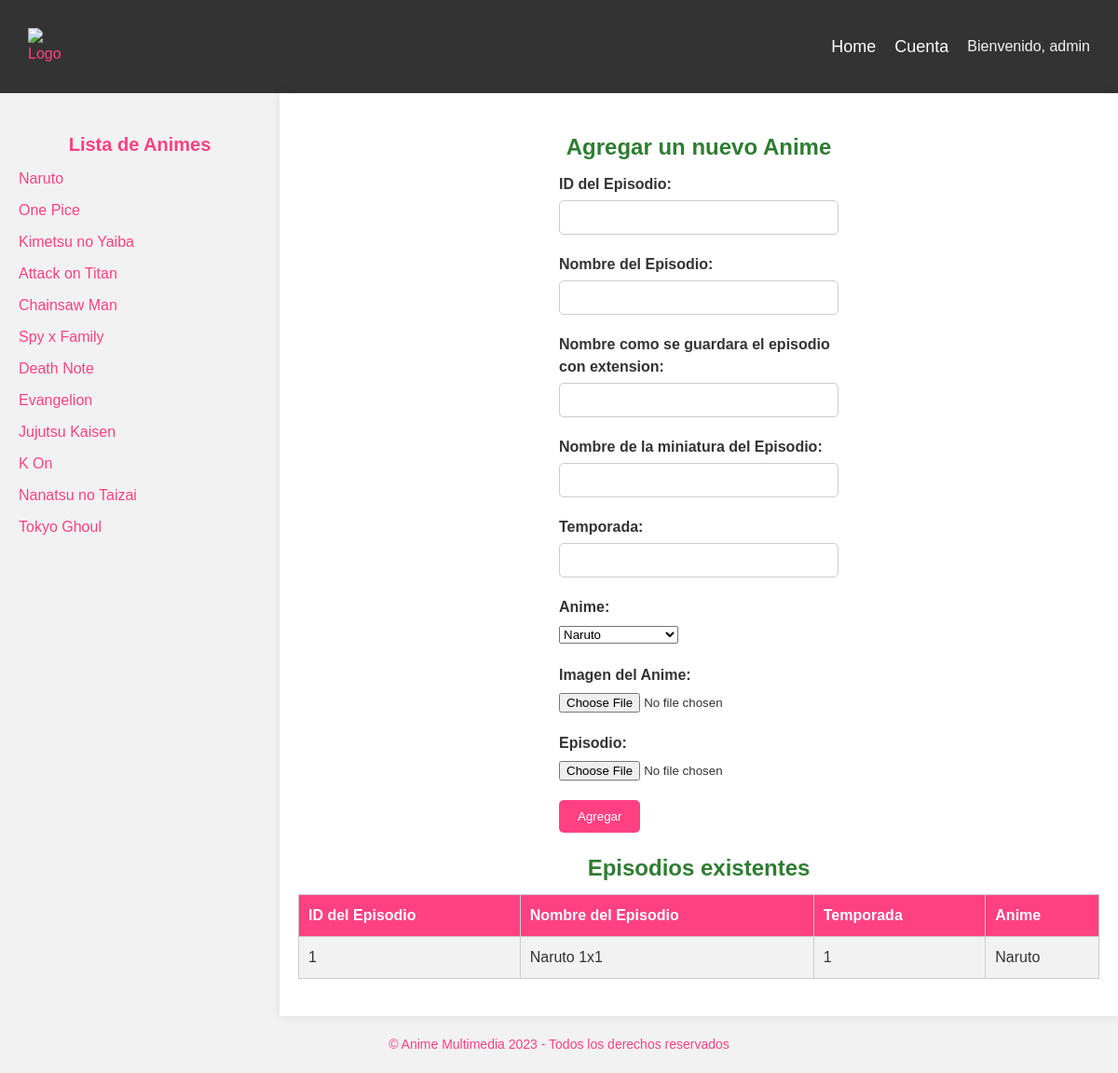
The page /agregar_episodio/ (signed in) on the database as committed earlier.
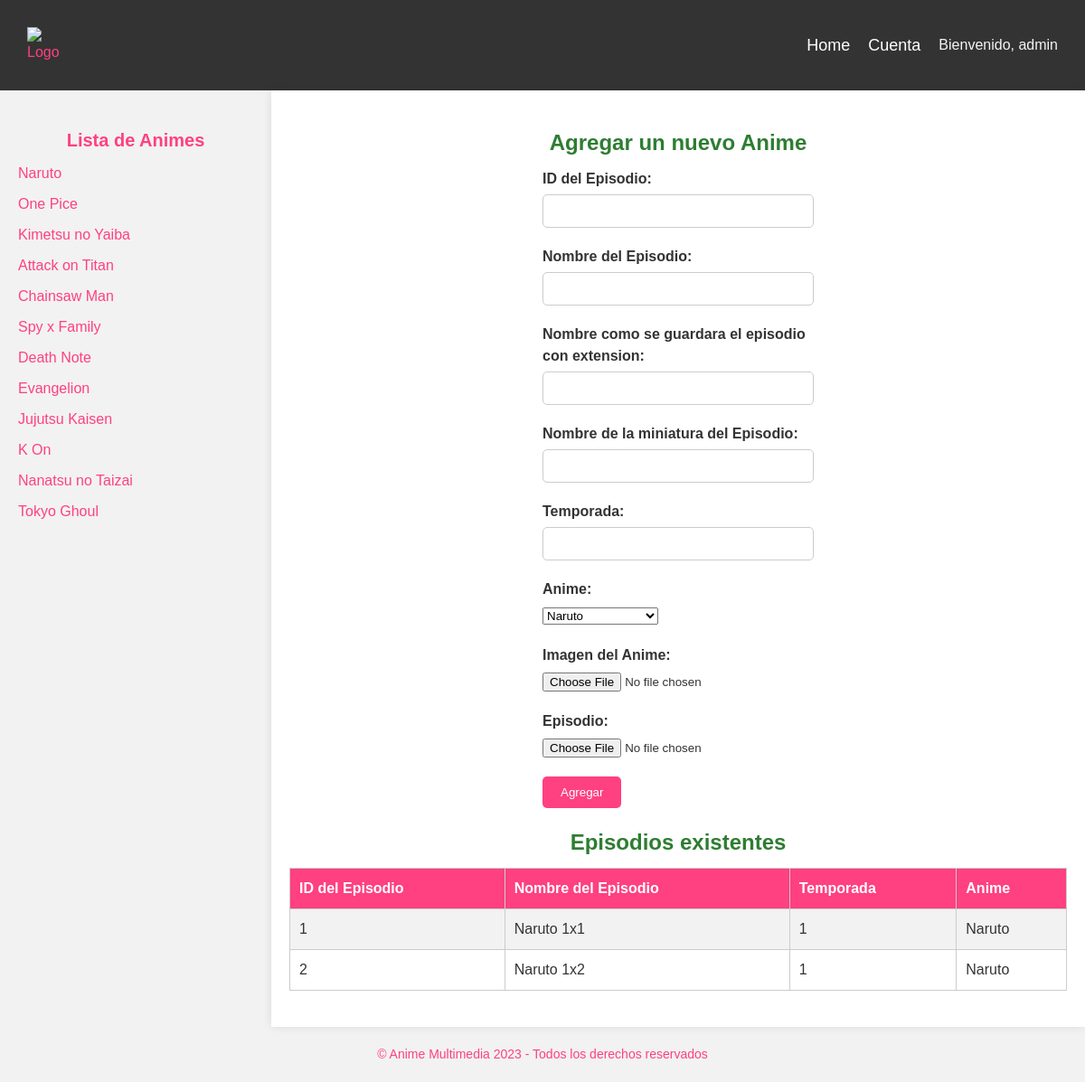
The same page on the database as committed later.
### webapp/models.py (models this page shows, shortened)
class Animes(models.Model):
    id_anime = models.AutoField(primary_key=True)
    nombre_anime = models.CharField(max_length=100)
    descripcion_anime = models.CharField(max_length=500, default='no.jpg')
    imagen_anime = models.CharField(max_length=50, default='no.jpg')
    portada_anime = models.CharField(max_length=50, default='no.jpg')

class Episodios(models.Model):
    id_episodio = models.AutoField(primary_key=True)
    nombre_episodio = models.CharField(max_length=100)
    temporada = models.IntegerField(default=0)
    ruta_imagen_episodio = models.CharField(max_length=50, default='no.jpg')
    ruta_episodio = models.CharField(max_length=50, default='no.jpg')
    episodio_anime = models.ForeignKey(Animes, on_delete=models.CASCADE, null=True, blank=True)

### webapp/views.py (the view, shortened to what this page needs)
# urls.py: path('agregar_episodio/', views.agregar_episodio, name= 'agregar_episodio')
@user_passes_test(lambda u: u.is_superuser)  # Verificar si el usuario es un administrador
@login_required  # Requiere que el usuario esté autenticado
def agregar_episodio(request):
    animes = Animes.objects.all()
    episodios = Episodios.objects.all()  # Valor predeterminado para la variable episodios
    return render(request, 'webapp/agregar_episodios.html', {'animes': animes, 'episodios': episodios})

### webapp/context_processors.py (called while the page is built)
def animes(request):
    return {'animes': Animes.objects.all()}

### webapp/templates/webapp/agregar_episodios.html (shortened to what this page needs)
{% extends 'webapp/base.html' %}
{% load static %}
{% block head %}
<link rel="stylesheet" href="{% static 'css/formularios.css' %}">
{% endblock %}
{% block content %}
<section class="agregar-anime">
    <h2>Agregar un nuevo Anime</h2>
    <form method="post" action="{% url 'agregar_episodio' %}" enctype="multipart/form-data">
        <div class="form-group">
            <label for="id_episodio">ID del Episodio:</label>
            <input type="number" name="id_episodio" id="id_episodio" required>
        </div>
        <div class="form-group">
            <label for="nombre_episodio">Nombre del Episodio:</label>
            <input type="text" name="nombre_episodio" id="nombre_episodio" required>
        </div>
        <div class="form-group">
            <label for="nombre_episodio">Nombre como se guardara el episodio con extension:</label>
            <input type="text" name="extension" id="extension" required>
        </div>
        <div class="form-group">
            <label for="nombre_miniatura">Nombre de la miniatura del Episodio:</label>
            <input type="text" name="nombre_miniatura" id="nombre_miniatura" required>
        </div>
        <div class="form-group">
            <label for="temporada">Temporada:</label>
            <input type="number" name="temporada" id="temporada" required>
        </div>
        <div class="form-group">
            <label for="anime">Anime:</label>
            <select name="anime" id="anime" required>
                {% for anime in animes %}
                    <option value="{{ anime.id_anime }}">{{ anime.nombre_anime }}</option>
                {% endfor %}
            </select>
        </div>
        <div class="form-group">
            <label for="imagen_anime">Imagen del Anime:</label>
            <input type="file" name="imagen_anime" id="imagen_anime" required>
        </div>
        <div class="form-group">
            <label for="imagen_episodio">Episodio:</label>
            <input type="file" name="episodio" id="episodio" required>
        </div>
        <button type="submit">Agregar</button>
    </form>
    <h2>Episodios existentes</h2>
    <table>
        <tr>
            <th>ID del Episodio</th>
            <th>Nombre del Episodio</th>
            <th>Temporada</th>
            <th>Anime</th>
        </tr>
        {% for episodio in episodios %}
        <tr>
            <td>{{ episodio.id_episodio }}</td>
            <td>{{ episodio.nombre_episodio }}</td>
            <td>{{ episodio.temporada }}</td>
            <td>{{ episodio.episodio_anime.nombre_anime }}</td>
        </tr>
        {% endfor %}
    </table>
</section>
{% endblock %}

### webapp/templates/webapp/base.html (shortened to what this page needs)
{% load static %}
<!DOCTYPE html>
<html lang="es">
<head>
    <link rel="stylesheet" href="{% static 'css/styles.css' %}">
    {% block head %}
    {% endblock %}
</head>
<body>
<header>
    <nav class="navbar">
        <div class="navbar-container">
            <div class="logo">
                <a href="/"><img src="{% static 'images/Logo.png' %}" alt="Logo"></a>
            </div>
            <ul class="navbar-links" id="navbar-links">
                <li><a href="/" class="nav-link">Home</a></li>
                <li><a href="/cuenta" class="nav-link">Cuenta</a></li>
            </ul>
            <div class="login">
                {% if user.is_authenticated %}
                <p class="nombre_usuario">Bienvenido, {{ user.username }}</p>
                {% else %}
                <a href="/login">Iniciar sesión</a>
                <a href="/register">Registrarse</a>
                {% endif %}
            </div>
        </div>
    </nav>
</header>
<main>
    <div class="container">
        <aside class="sidebar" id="sidebar">
            <h2>Lista de Animes</h2>
            <ul class="sidebar-list">
                {% for anime in animes %}
                <li><a href="{% url 'anime_detail' nombre_anime=anime.nombre_anime %}">{{ anime.nombre_anime }}</a></li>
                {% endfor %}
            </ul>
        </aside>
        <section class="main-content">
            {% block content %}
            {% endblock %}
        </section>
    </div>
</main>
<footer>
    <p>© Anime Multimedia 2023 - Todos los derechos reservados</p>
</footer>
</body>
</html>

Rows that differ between the two databases and show on the page:
added Episodios: id_episodio "2", nombre_episodio "Naruto 1x2", temporada "1", episodio_anime.nombre_anime "Naruto"
